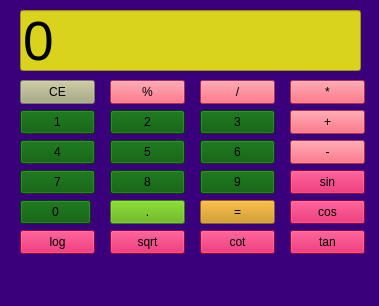
<?xml version="1.0" encoding="UTF-8"?>
<ui version="4.0">
 <class>MainWindow</class>
 <widget class="QMainWindow" name="MainWindow">
  <property name="geometry">
   <rect>
    <x>0</x>
    <y>0</y>
    <width>379</width>
    <height>306</height>
   </rect>
  </property>
  <property name="windowTitle">
   <string>MainWindow</string>
  </property>
  <property name="styleSheet">
   <string notr="true">background-color:rgb(58, 0, 124)</string>
  </property>
  <widget class="QWidget" name="centralwidget">
   <widget class="QLineEdit" name="textbox">
    <property name="geometry">
     <rect>
      <x>20</x>
      <y>10</y>
      <width>341</width>
      <height>61</height>
     </rect>
    </property>
    <property name="font">
     <font>
      <pointsize>41</pointsize>
     </font>
    </property>
    <property name="styleSheet">
     <string notr="true">background-color:rgb(217, 211, 30)</string>
    </property>
    <property name="text">
     <string>0</string>
    </property>
   </widget>
   <widget class="QPushButton" name="btn_clear">
    <property name="geometry">
     <rect>
      <x>20</x>
      <y>80</y>
      <width>75</width>
      <height>24</height>
     </rect>
    </property>
    <property name="styleSheet">
     <string notr="true">background-color:rgb(170, 170, 127)</string>
    </property>
    <property name="text">
     <string>CE</string>
    </property>
   </widget>
   <widget class="QPushButton" name="btn_precent">
    <property name="geometry">
     <rect>
      <x>110</x>
      <y>80</y>
      <width>75</width>
      <height>24</height>
     </rect>
    </property>
    <property name="styleSheet">
     <string notr="true">background-color:rgb(255, 64, 89)</string>
    </property>
    <property name="text">
     <string>%</string>
    </property>
   </widget>
   <widget class="QPushButton" name="btn_division">
    <property name="geometry">
     <rect>
      <x>200</x>
      <y>80</y>
      <width>75</width>
      <height>24</height>
     </rect>
    </property>
    <property name="styleSheet">
     <string notr="true">background-color:rgb(255, 64, 89)</string>
    </property>
    <property name="text">
     <string>/</string>
    </property>
   </widget>
   <widget class="QPushButton" name="btn_multiplication">
    <property name="geometry">
     <rect>
      <x>290</x>
      <y>80</y>
      <width>75</width>
      <height>24</height>
     </rect>
    </property>
    <property name="styleSheet">
     <string notr="true">background-color:rgb(255, 64, 89)</string>
    </property>
    <property name="text">
     <string>*</string>
    </property>
   </widget>
   <widget class="QPushButton" name="btn_number_0">
    <property name="geometry">
     <rect>
      <x>20</x>
      <y>200</y>
      <width>71</width>
      <height>24</height>
     </rect>
    </property>
    <property name="styleSheet">
     <string notr="true">background-color:rgb(0, 85, 0)</string>
    </property>
    <property name="text">
     <string>0</string>
    </property>
   </widget>
   <widget class="QPushButton" name="btn_plus">
    <property name="geometry">
     <rect>
      <x>290</x>
      <y>110</y>
      <width>75</width>
      <height>24</height>
     </rect>
    </property>
    <property name="styleSheet">
     <string notr="true">background-color:rgb(255, 64, 89)</string>
    </property>
    <property name="text">
     <string>+</string>
    </property>
   </widget>
   <widget class="QPushButton" name="btn_number_1">
    <property name="geometry">
     <rect>
      <x>20</x>
      <y>110</y>
      <width>75</width>
      <height>24</height>
     </rect>
    </property>
    <property name="styleSheet">
     <string notr="true">background-color:rgb(0, 85, 0)</string>
    </property>
    <property name="text">
     <string>1</string>
    </property>
   </widget>
   <widget class="QPushButton" name="btn_number_3">
    <property name="geometry">
     <rect>
      <x>200</x>
      <y>110</y>
      <width>75</width>
      <height>24</height>
     </rect>
    </property>
    <property name="styleSheet">
     <string notr="true">background-color:rgb(0, 85, 0)</string>
    </property>
    <property name="text">
     <string>3</string>
    </property>
   </widget>
   <widget class="QPushButton" name="btn_number_4">
    <property name="geometry">
     <rect>
      <x>20</x>
      <y>140</y>
      <width>75</width>
      <height>24</height>
     </rect>
    </property>
    <property name="styleSheet">
     <string notr="true">background-color:rgb(0, 85, 0)</string>
    </property>
    <property name="text">
     <string>4</string>
    </property>
   </widget>
   <widget class="QPushButton" name="btn_subtraction">
    <property name="geometry">
     <rect>
      <x>290</x>
      <y>140</y>
      <width>75</width>
      <height>24</height>
     </rect>
    </property>
    <property name="styleSheet">
     <string notr="true">background-color:rgb(255, 64, 89)</string>
    </property>
    <property name="text">
     <string>-</string>
    </property>
   </widget>
   <widget class="QPushButton" name="btn_number_2">
    <property name="geometry">
     <rect>
      <x>110</x>
      <y>110</y>
      <width>75</width>
      <height>24</height>
     </rect>
    </property>
    <property name="styleSheet">
     <string notr="true">background-color:rgb(0, 85, 0)</string>
    </property>
    <property name="text">
     <string>2</string>
    </property>
   </widget>
   <widget class="QPushButton" name="btn_number_6">
    <property name="geometry">
     <rect>
      <x>200</x>
      <y>140</y>
      <width>75</width>
      <height>24</height>
     </rect>
    </property>
    <property name="styleSheet">
     <string notr="true">background-color:rgb(0, 85, 0)</string>
    </property>
    <property name="text">
     <string>6</string>
    </property>
   </widget>
   <widget class="QPushButton" name="btn_number_7">
    <property name="geometry">
     <rect>
      <x>20</x>
      <y>170</y>
      <width>75</width>
      <height>24</height>
     </rect>
    </property>
    <property name="styleSheet">
     <string notr="true">background-color:rgb(0, 85, 0)</string>
    </property>
    <property name="text">
     <string>7</string>
    </property>
   </widget>
   <widget class="QPushButton" name="btn_sin">
    <property name="geometry">
     <rect>
      <x>290</x>
      <y>170</y>
      <width>75</width>
      <height>24</height>
     </rect>
    </property>
    <property name="styleSheet">
     <string notr="true">background-color:rgb(211, 6, 78)</string>
    </property>
    <property name="text">
     <string>sin</string>
    </property>
   </widget>
   <widget class="QPushButton" name="btn_number_8">
    <property name="geometry">
     <rect>
      <x>110</x>
      <y>170</y>
      <width>75</width>
      <height>24</height>
     </rect>
    </property>
    <property name="styleSheet">
     <string notr="true">background-color:rgb(0, 85, 0)</string>
    </property>
    <property name="text">
     <string>8</string>
    </property>
   </widget>
   <widget class="QPushButton" name="btn_number_9">
    <property name="geometry">
     <rect>
      <x>200</x>
      <y>170</y>
      <width>75</width>
      <height>24</height>
     </rect>
    </property>
    <property name="styleSheet">
     <string notr="true">background-color:rgb(0, 85, 0)</string>
    </property>
    <property name="text">
     <string>9</string>
    </property>
   </widget>
   <widget class="QPushButton" name="btn_cos">
    <property name="geometry">
     <rect>
      <x>290</x>
      <y>200</y>
      <width>75</width>
      <height>24</height>
     </rect>
    </property>
    <property name="styleSheet">
     <string notr="true">background-color:rgb(211, 6, 78)</string>
    </property>
    <property name="text">
     <string>cos</string>
    </property>
   </widget>
   <widget class="QPushButton" name="btn_equal">
    <property name="geometry">
     <rect>
      <x>200</x>
      <y>200</y>
      <width>75</width>
      <height>24</height>
     </rect>
    </property>
    <property name="styleSheet">
     <string notr="true">background-color:rgb(198, 136, 11)</string>
    </property>
    <property name="text">
     <string>=</string>
    </property>
   </widget>
   <widget class="QPushButton" name="btn_number_5">
    <property name="geometry">
     <rect>
      <x>110</x>
      <y>140</y>
      <width>75</width>
      <height>24</height>
     </rect>
    </property>
    <property name="styleSheet">
     <string notr="true">background-color:rgb(0, 85, 0)</string>
    </property>
    <property name="text">
     <string>5</string>
    </property>
   </widget>
   <widget class="QPushButton" name="btn_log">
    <property name="geometry">
     <rect>
      <x>20</x>
      <y>230</y>
      <width>75</width>
      <height>24</height>
     </rect>
    </property>
    <property name="styleSheet">
     <string notr="true">background-color:rgb(211, 6, 78)</string>
    </property>
    <property name="text">
     <string>log</string>
    </property>
   </widget>
   <widget class="QPushButton" name="btn_tan">
    <property name="geometry">
     <rect>
      <x>290</x>
      <y>230</y>
      <width>75</width>
      <height>24</height>
     </rect>
    </property>
    <property name="styleSheet">
     <string notr="true">background-color:rgb(211, 6, 78)</string>
    </property>
    <property name="text">
     <string>tan</string>
    </property>
   </widget>
   <widget class="QPushButton" name="btn_sqrt">
    <property name="geometry">
     <rect>
      <x>110</x>
      <y>230</y>
      <width>75</width>
      <height>24</height>
     </rect>
    </property>
    <property name="styleSheet">
     <string notr="true">background-color:rgb(211, 6, 78)</string>
    </property>
    <property name="text">
     <string>sqrt</string>
    </property>
   </widget>
   <widget class="QPushButton" name="btn_cot">
    <property name="geometry">
     <rect>
      <x>200</x>
      <y>230</y>
      <width>75</width>
      <height>24</height>
     </rect>
    </property>
    <property name="styleSheet">
     <string notr="true">background-color:rgb(211, 6, 78)</string>
    </property>
    <property name="text">
     <string>cot</string>
    </property>
   </widget>
   <widget class="QPushButton" name="btn_dot">
    <property name="geometry">
     <rect>
      <x>110</x>
      <y>200</y>
      <width>75</width>
      <height>24</height>
     </rect>
    </property>
    <property name="styleSheet">
     <string notr="true">background-color:rgb(85, 170, 0)</string>
    </property>
    <property name="text">
     <string>.</string>
    </property>
   </widget>
  </widget>
  <widget class="QMenuBar" name="menubar">
   <property name="geometry">
    <rect>
     <x>0</x>
     <y>0</y>
     <width>379</width>
     <height>22</height>
    </rect>
   </property>
  </widget>
  <widget class="QStatusBar" name="statusbar"/>
 </widget>
 <resources/>
 <connections/>
</ui>
